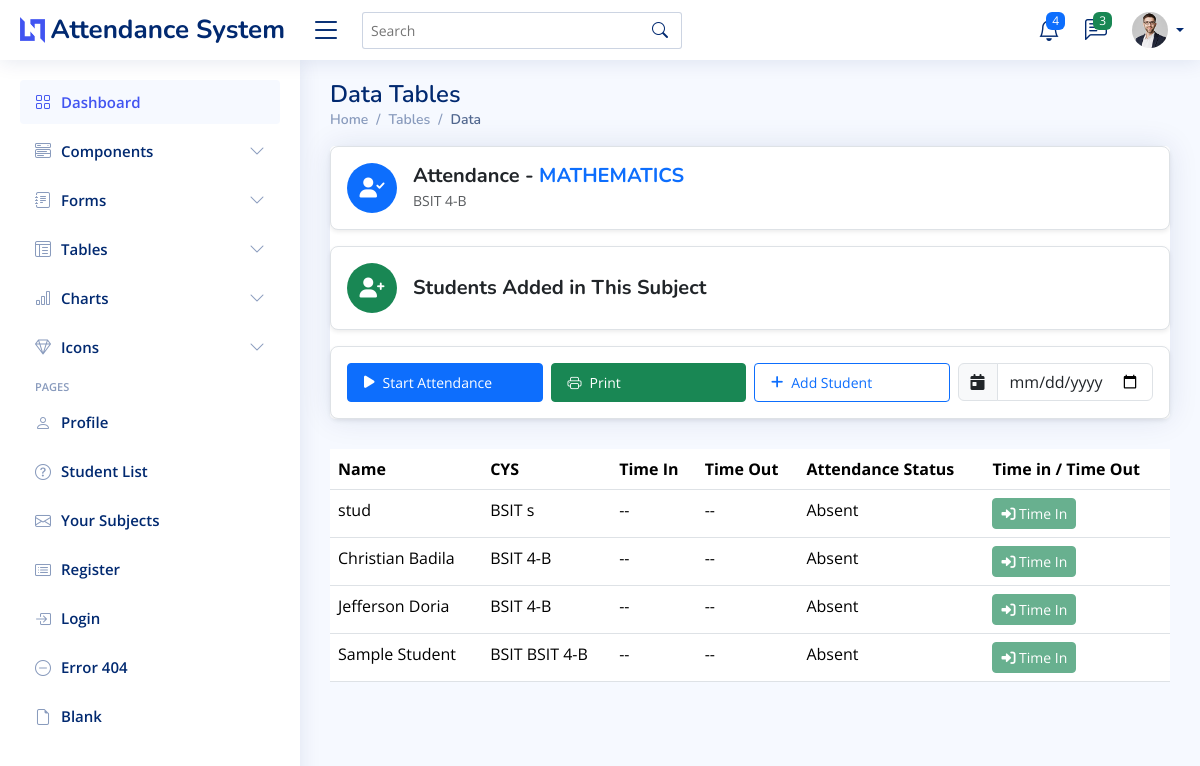
The app's page /student-attendance/14/ with its own data.
### myapp/models.py (models this page shows, shortened)
class Subject(models.Model):
    name = models.CharField(max_length=100)
    description = models.TextField(blank=True, null=True)
    course_year_section = models.CharField(max_length=100, default="default_course_year_section")
    teacher = models.ForeignKey(Teacher, on_delete=models.CASCADE, related_name="subjects")
    created_at = models.DateTimeField(auto_now_add=True)

class Student(models.Model):
    username = models.CharField(max_length=255, unique=True, default="default_username")
    student_id = models.CharField(max_length=50, unique=True)
    full_name = models.CharField(max_length=255)
    course = models.CharField(max_length=100)
    year_section = models.CharField(max_length=50, blank=True, null=True)
    email = models.EmailField(unique=True, blank=True, null=True)
    password = models.CharField(max_length=255)
    subjects = models.ManyToManyField(Subject, related_name="students")
    created_at = models.DateTimeField(auto_now_add=True)

### myapp/views.py (the view, shortened to what this page needs)
# urls.py: path('student-attendance/<int:id>/', views.student_attendance, name='student-attendance'),
def student_attendance(request, id):
    subject = get_object_or_404(Subject, id=id)
    assigned_students = subject.students.all()
    attendance_records = Attendance.objects.filter(
        student__in=assigned_students,
        subject=subject
    ).order_by('date')
    student_attendance_map = defaultdict(lambda: {'time_in': None, 'time_out': None})
    for att in attendance_records:
        student_data = student_attendance_map[att.student.id]
        if att.time_in and not student_data['time_in']:
            student_data['time_in'] = att.time_in
        if att.time_out and not student_data['time_out']:
            student_data['time_out'] = att.time_out
    for student in assigned_students:
        student.attendance = student_attendance_map.get(student.id, None)
        if student.attendance:
            print(f"Student: {student.full_name}, Time In: {student.attendance['time_in']}, Time Out: {student.attendance['time_out']}")
    available_students = Student.objects.exclude(id__in=assigned_students.values_list('id', flat=True))
    return render(request, 'myapp/student_attendance.html', {
        'assigned_students': assigned_students,
        'available_students': available_students,
        'subject': subject,
        'all_attendance_records': attendance_records,  # Pass all attendance records to the template
    })

### myapp/templates/myapp/student_attendance.html (shortened to what this page needs)
{% extends 'myapp/base.html' %}
{% load static %}
{% block content %}
<main id="main" class="main">
  <div class="pagetitle">
    <h1>Data Tables</h1>
    <nav>
      <ol class="breadcrumb">
        <li class="breadcrumb-item"><a href="index.html">Home</a></li>
        <li class="breadcrumb-item">Tables</li>
        <li class="breadcrumb-item active">Data</li>
      </ol>
    </nav>
  </div>
  <section class="section">
    <div class="row">
      <div class="col-lg-12">
        <div class="card">
<div class="d-flex align-items-center justify-content-between p-3 bg-white shadow-sm rounded-3 border">
  <div class="d-flex align-items-center">
    <div class="icon-container bg-primary text-white d-flex align-items-center justify-content-center rounded-circle me-3" style="width: 50px; height: 50px;">
      <i class="fas fa-user-check fs-5"></i>
    </div>
    <div>
      <h5 class="fw-bold text-dark mb-0">
        Attendance - <span class="text-uppercase text-primary">{{ subject.name }}</span>
      </h5>
      <small class="text-muted">{{ subject.course_year_section }}</small>
    </div>
  </div>
</div>
<div class="p-3 bg-white shadow-sm rounded-3 mt-3 border d-flex align-items-center">
  <div class="icon-container bg-success text-white d-flex align-items-center justify-content-center rounded-circle me-3" style="width: 50px; height: 50px;">
    <i class="fas fa-user-plus fs-5"></i>
  </div>
  <h5 class="fw-bold text-dark mb-0">Students Added in This Subject</h5>
</div>
<div class="p-3 bg-white shadow-sm rounded-3 mt-3 border">
  <div class="row g-2 justify-content-center justify-content-md-end">
    <div class="col-12 col-md-3">
      <button type="button" class="btn btn-primary btn-sm d-flex align-items-center w-100 px-3 py-2" id="startAttendance" data-bs-toggle="modal" data-bs-target="#attendanceChoiceModal">
        <i class="fa-solid fa-play me-2"></i> Start Attendance
      </button>
    </div>
    <div class="col-12 col-md-3">
      <button type="button" class="btn btn-success btn-sm d-flex align-items-center w-100 px-3 py-2" id="printAttendance">
        <i class="bi bi-printer me-2"></i> Print
      </button>
    </div>
    <div class="col-12 col-md-3">
      <button type="button" class="btn btn-outline-primary btn-sm d-flex align-items-center w-100 px-3 py-2" data-bs-toggle="modal" data-bs-target="#addStudentModal">
        <i class="fa-solid fa-plus me-2"></i> Add Student
      </button>
    </div>
    <div class="col-12 col-md-3">
      <div class="input-group">
        <span class="input-group-text"><i class="fa-solid fa-calendar-day"></i></span>
        <input type="date" class="form-control" id="specificDateFilter">
      </div>
    </div>
  </div>
</div>
</div>
<div class="table-responsive mt-4" style="min-height: 400px">
  <table class="table datatable">
    <thead>
      <tr>
        <th>Name</th>
        <th>CYS</th>
        <th>Time In</th>
        <th>Time Out</th>
        <th>Attendance Status</th>
        <th>Time in / Time Out</th>
      </tr>
    </thead>
    <tbody>
      {% for student in assigned_students %}
        <tr>
          <td>{{ student.full_name }}</td>
          <td>{{ student.course }} {{ student.year_section }}</td>
          <td id="time-in-{{ student.id }}">
            {% if student.attendance and student.attendance.time_in %}
                {{ student.attendance.time_in|time:"g:i A" }}
            {% else %}
                --
            {% endif %}
        </td>
          <td id="time-out-{{ student.id }}">
            {% if student.attendance and student.attendance.time_out %}
              {{ student.attendance.time_out|time:"g:i A" }}
            {% else %}
              --
            {% endif %}
          </td>
          <td>
            {% if student.attendance and student.attendance.time_in %}
              Present
            {% else %}
              Absent
            {% endif %}
          </td>
          <td>
            <div class="btn-group" role="group">
              <button class="btn btn-success btn-sm mark-attendance"
                      data-student="{{ student.id }}"
                      data-status="Time In"
                      disabled>
                <i class="fa-solid fa-sign-in-alt"></i> Time In
              </button>
            </div>
          </td>
        </tr>
      {% endfor %}
    </tbody>
  </table>
</div>
      </div>
    </div>
</section>
</main>
{% endblock %}

### static/assets/css/style.css (style rules this page uses)
:root { scroll-behavior: smooth; }
body { font-family: "Open Sans", sans-serif; background: #f6f9ff; color: #444444; }
h1, h2, h3, h4, h5, h6 { font-family: "Nunito", sans-serif; }
#main { margin-top: 60px; padding: 20px 30px; transition: all 0.3s; }
.pagetitle { margin-bottom: 10px; }
.pagetitle h1 { font-size: 24px; margin-bottom: 0; font-weight: 600; color: #012970; }
.card { margin-bottom: 30px; border: none; border-radius: 5px; box-shadow: 0px 0 30px rgba(1, 41, 112, 0.1); }
.breadcrumb { font-size: 14px; font-family: "Nunito", sans-serif; color: #899bbd; font-weight: 600; }
.breadcrumb a { color: #899bbd; transition: 0.3s; }
.breadcrumb .breadcrumb-item::before { color: #899bbd; }
.breadcrumb .active { color: #51678f; font-weight: 600; }
@media (min-width: 1200px) { #main, #footer { margin-left: 300px; } }

### records on screen
Subject: name "MATHEMATICS", course_year_section "BSIT 4-B"
Student: full_name "stud", course "BSIT", year_section "s", shows "Absent"
Student: full_name "Christian Badila", course "BSIT", year_section "4-B", shows "Absent"
Student: full_name "Jefferson Doria", course "BSIT", year_section "4-B", shows "Absent"
Student: full_name "Sample Student", course "BSIT", year_section "BSIT 4-B", shows "Absent"
